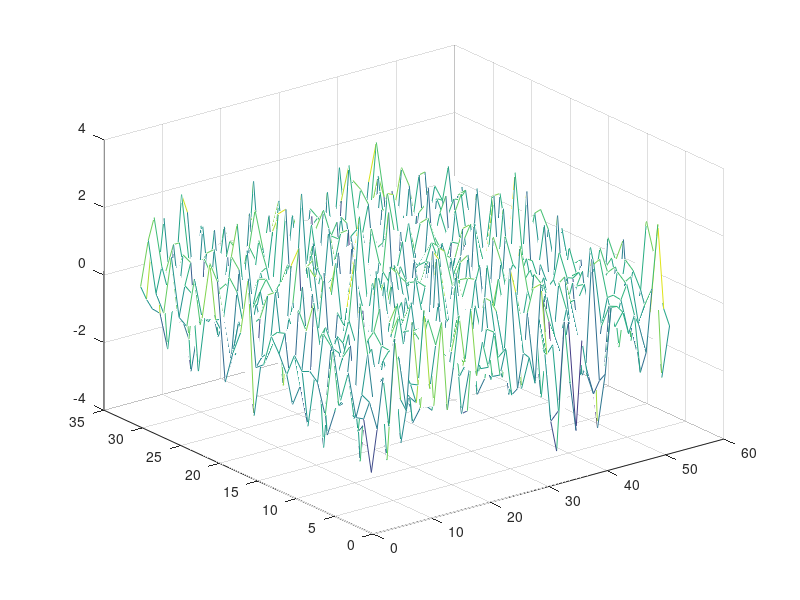

Here is the MATLAB script that generated this plot:

Ny=31;
Nz=52;
H=5;
W=6;
y=linspace(-W/2,W/2,Ny);
z=linspace(-H/2,H/2,Nz);
f=randn(Ny,Nz);

dA=W/Ny*H/Nz;

[yy zz]=ndgrid(y,z);
q=atan2(yy,zz);
n=8;
A=zeros(Ny,Nz,n,n);
for j=1:n
  for k=1:n
    A(:,:,j,k)=sin(j*q).*cos(k*q);
  end
end
A=reshape(A,Ny*Nz,n*n);
f=f(:);
c=A\f;
g=f-A*c;
g=reshape(g,Ny,Nz);
mesh(g)
f=f/(dA*sum(f(:)));
%/Users/jnm/smop/smop-master/smop/main.py /Users/jnm/matlab/dedalus/ded_pm_remove_q.m
